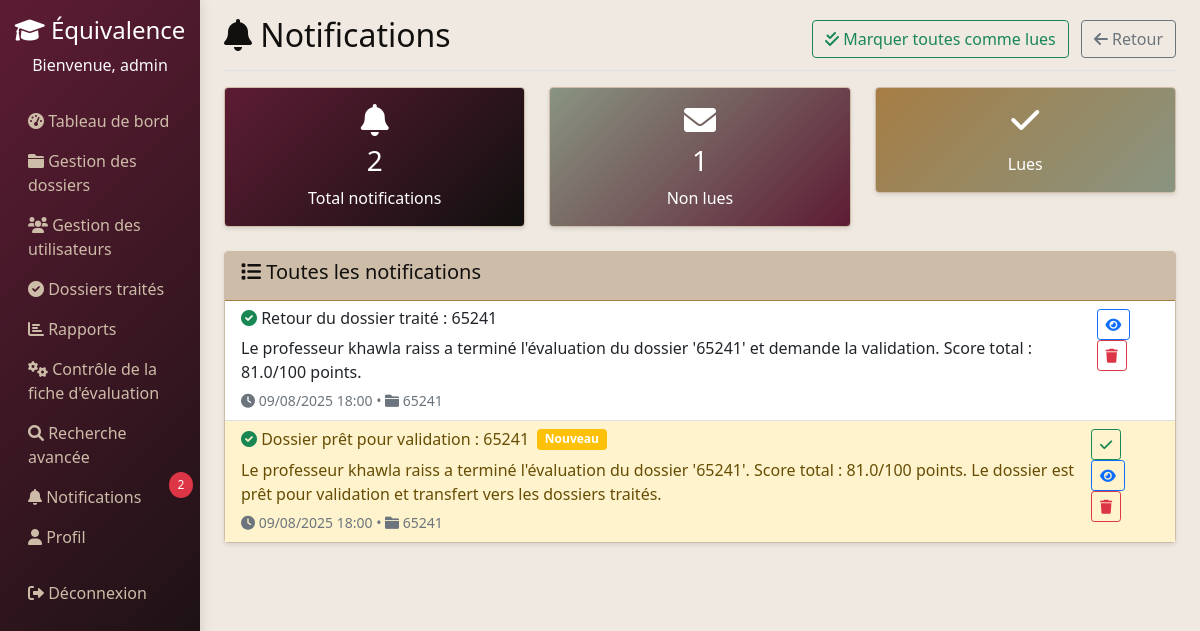
The app's page /dossiers/notifications/ (signed in) with its own data.
### users/models.py (models this page shows, shortened)
class CustomUser(AbstractUser):
    ADMIN = 'admin'
    PROFESSEUR = 'professeur'
    ROLE_CHOICES = [
        (ADMIN, 'Administrateur'),
        (PROFESSEUR, 'Professeur'),
    ]
    role = models.CharField(max_length=20, choices=ROLE_CHOICES, default=ADMIN)

### dossiers/models.py (models this page shows, shortened)
class Notification(models.Model):
    TYPES = [
        ('affectation', 'Affectation de dossier'),
        ('traitement', 'Traitement terminé'),
        ('evaluation', 'Nouvelle évaluation'),
        ('system', 'Notification système'),
        ('retour', 'Retour à l\'admin'),
        ('renvoi', 'Renvoyer au professeur'),
    ]
    destinataire = models.ForeignKey(CustomUser, on_delete=models.CASCADE, related_name='notifications')
    type_notification = models.CharField(max_length=20, choices=TYPES)
    titre = models.CharField(max_length=255)
    message = models.TextField()
    dossier = models.ForeignKey(Dossier, on_delete=models.CASCADE, null=True, blank=True)
    date_creation = models.DateTimeField(auto_now_add=True)
    lu = models.BooleanField(default=False)
    class Meta:
        ordering = ['-date_creation']

class Dossier(models.Model):
    STATUT_CHOICES = [
        ('non_traite', 'Non traité'),
        ('en_cours', 'En cours'),
        ('traite', 'Traité'),
        ('archive', 'Archivé'),
    ]
    titre = models.CharField(max_length=255)
    description = models.TextField(blank=True)
    date_reception = models.DateField(auto_now_add=True)
    statut = models.CharField(max_length=20, choices=STATUT_CHOICES, default='non_traite')
    professeurs = models.ManyToManyField(settings.AUTH_USER_MODEL, related_name='dossiers_attribues', blank=True)

### dossiers/views.py (the view, shortened to what this page needs)
# urls.py: path('notifications/', views.notifications, name='notifications'),
@login_required
def notifications(request):
    notifications = request.user.notifications.all()
    context = {
        'notifications': notifications,
        'non_lues': notifications.filter(lu=False).count(),
    }
    return render(request, 'dossiers/notifications.html', context)

### templates/dossiers/notifications.html (shortened to what this page needs)
{% extends 'base.html' %}
{% block content %}
<div class="d-flex justify-content-between flex-wrap flex-md-nowrap align-items-center pt-3 pb-2 mb-3 border-bottom">
    <h1 class="h2"><i class="fas fa-bell"></i> Notifications</h1>
    <div>
        {% if non_lues > 0 %}
        <a href="{% url 'dossiers:marquer_toutes_lues' %}" class="btn btn-outline-success me-2">
            <i class="fas fa-check-double"></i> Marquer toutes comme lues
        </a>
        {% endif %}
        <a href="{% url 'dossiers:dashboard' %}" class="btn btn-outline-secondary">
            <i class="fas fa-arrow-left"></i> Retour
        </a>
    </div>
</div>
<div class="row mb-4">
    <div class="col-md-4">
        <div class="card text-white" style="background: linear-gradient(135deg, var(--color-dark-maroon) 0%, var(--color-black) 100%);">
            <div class="card-body text-center">
                <i class="fas fa-bell fa-2x mb-2"></i>
                <h3>{{ notifications.count }}</h3>
                <p class="card-text">Total notifications</p>
            </div>
        </div>
    </div>
    <div class="col-md-4">
        <div class="card text-white" style="background: linear-gradient(135deg, var(--color-sage-green) 0%, var(--color-dark-maroon) 100%);">
            <div class="card-body text-center">
                <i class="fas fa-envelope fa-2x mb-2"></i>
                <h3>{{ non_lues }}</h3>
                <p class="card-text">Non lues</p>
            </div>
        </div>
    </div>
    <div class="col-md-4">
        <div class="card text-white" style="background: linear-gradient(135deg, var(--color-muted-gold) 0%, var(--color-sage-green) 100%);">
            <div class="card-body text-center">
                <i class="fas fa-check fa-2x mb-2"></i>
                <p class="card-text">Lues</p>
            </div>
        </div>
    </div>
</div>
<div class="card">
    <div class="card-header">
        <h5><i class="fas fa-list"></i> Toutes les notifications</h5>
    </div>
    <div class="card-body p-0">
        {% if notifications %}
        <div class="list-group list-group-flush">
            {% for notification in notifications %}
            <div class="list-group-item {% if not notification.lu %}list-group-item-warning{% endif %} notification-item" data-id="{{ notification.id }}">
                <div class="d-flex justify-content-between align-items-start">
                    <div class="flex-grow-1">
                        <div class="d-flex align-items-center mb-2">
                            <h6 class="mb-0 me-2">
                                {% if notification.type_notification == 'affectation' %}
                                    <i class="fas fa-user-plus text-primary"></i>
                                {% elif notification.type_notification == 'traitement' %}
                                    <i class="fas fa-check-circle text-success"></i>
                                {% elif notification.type_notification == 'evaluation' %}
                                    <i class="fas fa-chart-bar text-info"></i>
                                {% else %}
                                    <i class="fas fa-info-circle text-secondary"></i>
                                {% endif %}
                                {{ notification.titre }}
                            </h6>
                            {% if not notification.lu %}
                                <span class="badge bg-warning">Nouveau</span>
                            {% endif %}
                        </div>
                        <p class="mb-1">{{ notification.message }}</p>
                        <small class="text-muted">
                            <i class="fas fa-clock"></i> {{ notification.date_creation|date:"d/m/Y H:i" }}
                            {% if notification.dossier %}
                                • <i class="fas fa-folder"></i> {{ notification.dossier.titre }}
                            {% endif %}
                        </small>
                    </div>
                    <div class="ms-3">
                        {% if not notification.lu %}
                        <button class="btn btn-sm btn-outline-success marquer-lu" data-id="{{ notification.id }}">
                            <i class="fas fa-check"></i>
                        </button>
                        {% endif %}
                        {% if notification.dossier %}
                        <a href="{% url 'dossiers:dossier_detail' notification.dossier.id %}" class="btn btn-sm btn-outline-primary">
                            <i class="fas fa-eye"></i>
                        </a>
                        {% endif %}
                        <button class="btn btn-sm btn-outline-danger supprimer-notification" data-id="{{ notification.id }}" title="Supprimer cette notification">
                            <i class="fas fa-trash"></i>
                        </button>
                    </div>
                </div>
            </div>
            {% endfor %}
        </div>
        {% else %}
        <div class="text-center py-5">
            <i class="fas fa-bell-slash fa-3x text-muted mb-3"></i>
            <h5>Aucune notification</h5>
            <p class="text-muted">Vous n'avez pas encore reçu de notifications</p>
        </div>
        {% endif %}
    </div>
</div>
{% endblock %}

### templates/base.html (shortened to what this page needs)
{% load static %}
<!DOCTYPE html>
<html lang="fr">
<head>
    <link href="https://cdn.jsdelivr.net/npm/bootstrap@5.1.3/dist/css/bootstrap.min.css" rel="stylesheet">
    <link href="https://cdnjs.cloudflare.com/ajax/libs/font-awesome/6.0.0/css/all.min.css" rel="stylesheet">
</head>
<body>
    {% if user.is_authenticated %}
    <div class="container-fluid">
        <div class="row">
            <nav class="col-md-3 col-lg-2 d-md-block sidebar collapse">
                <div class="position-sticky pt-3">
                    <div class="text-center mb-4">
                        <h4 class="text-white"><i class="fas fa-graduation-cap"></i> Équivalence</h4>
                        <p class="text-light">Bienvenue, {{ user.username }}</p>
                    </div>
                    <ul class="nav flex-column">
                        <li class="nav-item">
                            <a class="nav-link" href="{% url 'dossiers:dashboard' %}">
                                <i class="fas fa-tachometer-alt"></i> Tableau de bord
                            </a>
                        </li>
                        {% if user.role == 'admin' %}
                        <li class="nav-item">
                            <a class="nav-link" href="{% url 'dossiers:gestion_dossiers' %}">
                                <i class="fas fa-folder"></i> Gestion des dossiers
                            </a>
                        </li>
                        <li class="nav-item">
                            <a class="nav-link" href="{% url 'users:gestion_utilisateurs' %}">
                                <i class="fas fa-users"></i> Gestion des utilisateurs
                            </a>
                        </li>
                        <li class="nav-item">
                            <a class="nav-link" href="{% url 'dossiers:dossiers_traites_admin' %}">
                                <i class="fas fa-check-circle"></i> Dossiers traités
                            </a>
                        </li>
                        <li class="nav-item">
                            <a class="nav-link" href="{% url 'dossiers:rapports_statistiques' %}">
                                <i class="fas fa-chart-bar"></i> Rapports
                            </a>
                        </li>
                        <li class="nav-item">
                            <a class="nav-link" href="{% url 'dossiers:controle_fiche_evaluation' %}">
                                <i class="fas fa-cogs"></i> Contrôle de la fiche d'évaluation
                            </a>
                        </li>
                        {% else %}
                        <li class="nav-item">
                            <a class="nav-link" href="{% url 'dossiers:professeur_dossiers' %}">
                                <i class="fas fa-folder-open"></i> Mes dossiers
                            </a>
                        </li>
                        {% endif %}
                        <li class="nav-item">
                            <a class="nav-link" href="{% url 'dossiers:recherche_avancee' %}">
                                <i class="fas fa-search"></i> Recherche avancée
                            </a>
                        </li>
                        <li class="nav-item">
                            <a class="nav-link position-relative" href="{% url 'dossiers:notifications' %}">
                                <i class="fas fa-bell"></i> Notifications
                                {% if user.notifications.all %}
                                <span class="notification-badge">{{ user.notifications.all|length }}</span>
                                {% endif %}
                            </a>
                        </li>
                        <li class="nav-item">
                            <a class="nav-link" href="{% url 'users:profile' %}">
                                <i class="fas fa-user"></i> Profil
                            </a>
                        </li>
                        <li class="nav-item mt-3">
                            <a class="nav-link text-danger" href="{% url 'logout' %}">
                                <i class="fas fa-sign-out-alt"></i> Déconnexion
                            </a>
                        </li>
                    </ul>
                </div>
            </nav>
            <main class="col-md-9 ms-sm-auto col-lg-10 px-md-4">
                {% block content %}{% endblock %}
            </main>
        </div>
    </div>
    {% else %}
        {% block login_content %}{% endblock %}
    {% endif %}
</body>
</html>

### templates/base.html (style rules this page uses)
:root { --color-black: #11100F; --color-dark-maroon: #5D1C34; --color-muted-gold: #A67D44; --color-sage-green: #899481; --color-light-taupe: #CDBCA8; --color-off-white: #EFE9E1; }
body { background-color: var(--color-off-white); color: var(--color-black); font-family: 'Segoe UI', Tahoma, Geneva, Verdana, sans-serif; }
.sidebar { min-height: 100vh; background: linear-gradient(135deg, var(--color-dark-maroon) 0%, var(--color-black) 100%); box-shadow: 2px 0 10px rgba(0,0,0,0.1); }
.nav-link { color: var(--color-light-taupe) !important; transition: all 0.3s ease; }
.card { background-color: var(--color-off-white); border: 1px solid var(--color-light-taupe); box-shadow: 0 2px 4px rgba(0,0,0,0.1); }
.card-header { background-color: var(--color-light-taupe); color: var(--color-black); border-bottom: 1px solid var(--color-muted-gold); }
.badge { background-color: var(--color-sage-green); }
.notification-badge { position: absolute; top: -5px; right: -5px; background-color: #dc3545; color: white; border-radius: 50%; padding: 0.25rem 0.5rem; font-size: 0.75rem; min-width: 1.5rem; text-align: center; }

### records on screen
CustomUser: username "admin", notifications.all|length "2"
Notification: type_notification "traitement" (drawn), titre "Retour du dossier traité : 65241", message "Le professeur khawla raiss a terminé l'évaluation du dossier '65241' et demande la validation. Score total : 81.0/100 points.", date_creation "09/08/2025 18:00", dossier.titre "65241"
Notification: type_notification "traitement" (drawn), titre "Dossier prêt pour validation : 65241", lu "Nouveau", message "Le professeur khawla raiss a terminé l'évaluation du dossier '65241'. Score total : 81.0/100 points. Le dossier est prêt pour validation et transfert vers les dossiers traités.", date_creation "09/08/2025 18:00", dossier.titre "65241"

### other values on screen
{{ notifications.count }} "2"
{{ non_lues }} "1"
